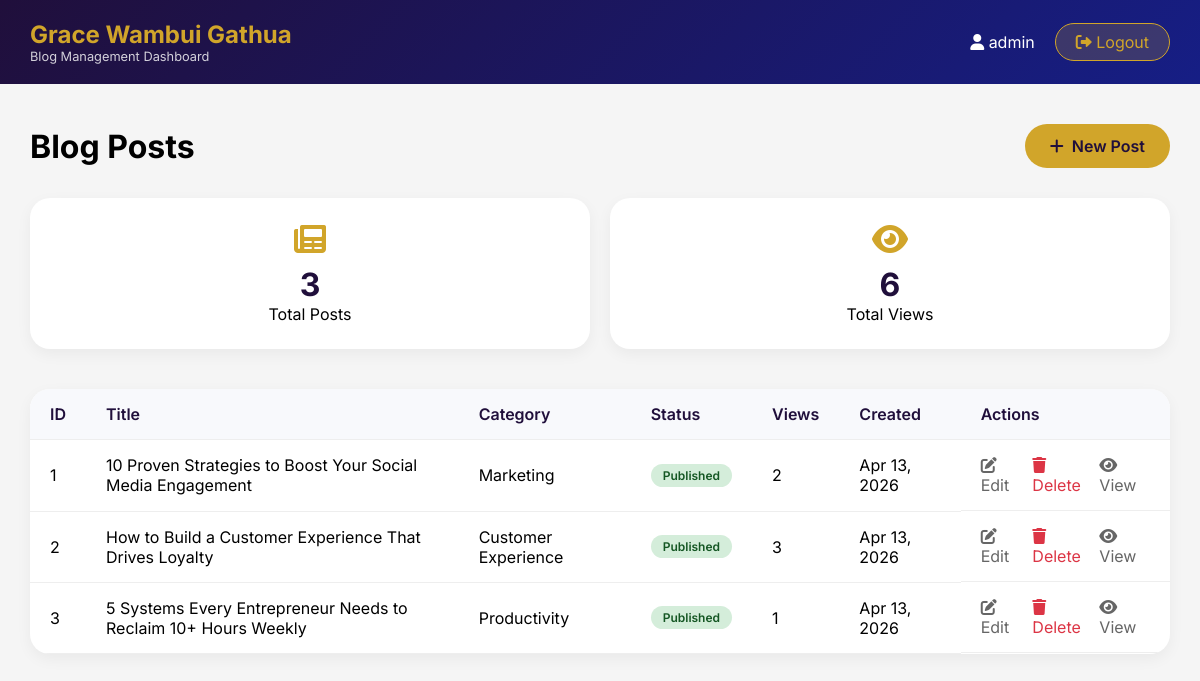
Page /admin/dashboard.php (signed in) on the committed database.
### tables this page shows
CREATE TABLE `blog_posts` (
  `id` int(11) NOT NULL,
  `title` varchar(255) NOT NULL,
  `slug` varchar(255) NOT NULL,
  `category` varchar(50) NOT NULL,
  `content` text NOT NULL,
  `excerpt` varchar(500) DEFAULT NULL,
  `image_url` varchar(255) DEFAULT NULL,
  `author` varchar(100) DEFAULT 'Grace Wambui Gathua',
  `views` int(11) DEFAULT 0,
  `status` enum('draft','published') DEFAULT 'published',
  `created_at` timestamp NOT NULL DEFAULT current_timestamp(),
  `updated_at` timestamp NOT NULL DEFAULT current_timestamp() ON UPDATE current_timestamp()
);

### admin/dashboard.php (the view, shortened to what this page needs)
<?php
require_once '../config/db_config.php';
$posts_query = "SELECT id, title, slug, category, status, views, created_at FROM blog_posts ORDER BY created_at DESC";
$posts_result = $conn->query($posts_query);
?>
<!DOCTYPE html>
<html lang="en">
<head>
    <link rel="stylesheet" href="https://cdnjs.cloudflare.com/ajax/libs/font-awesome/6.0.0-beta3/css/all.min.css">
</head>
<body>
    <header class="admin-header">
        <div class="admin-container">
            <div class="header-content">
                <div class="logo">
                    <h2>Grace Wambui Gathua</h2>
                    <p>Blog Management Dashboard</p>
                </div>
                <div class="user-info">
                    <span><i class="fas fa-user"></i> <?php echo htmlspecialchars($_SESSION['admin_username']); ?></span>
                    <a href="logout.php" class="btn-logout"><i class="fas fa-sign-out-alt"></i> Logout</a>
                </div>
            </div>
        </div>
    </header>
    <main class="main-content">
        <div class="admin-container">
            <div class="action-bar">
                <h1>Blog Posts</h1>
                <a href="new-post.php" class="btn-primary"><i class="fas fa-plus"></i> New Post</a>
            </div>
            <div class="stats-cards">
                <div class="stat-card">
                    <i class="fas fa-newspaper"></i>
                    <div class="number"><?php echo $posts_result->num_rows; ?></div>
                    <p>Total Posts</p>
                </div>
                <div class="stat-card">
                    <i class="fas fa-eye"></i>
                    <div class="number">
                        <?php
                        $views_query = "SELECT SUM(views) as total FROM blog_posts";
                        $views_result = $conn->query($views_query);
                        $views = $views_result->fetch_assoc();
                        echo number_format($views['total'] ?? 0);
                        ?>
                    </div>
                    <p>Total Views</p>
                </div>
            </div>
            <div class="posts-table">
                <table>
                    <thead>
                        <tr>
                            <th>ID</th>
                            <th>Title</th>
                            <th>Category</th>
                            <th>Status</th>
                            <th>Views</th>
                            <th>Created</th>
                            <th>Actions</th>
                        </tr>
                    </thead>
                    <tbody>
                        <?php
                        if ($posts_result && $posts_result->num_rows > 0) {
                            $posts_result->data_seek(0);
                            while ($post = $posts_result->fetch_assoc()):
                        ?>
                        <tr>
                            <td><?php echo $post['id']; ?></td>
                            <td><?php echo htmlspecialchars($post['title']); ?></td>
                            <td><?php echo htmlspecialchars($post['category']); ?></td>
                            <td>
                                <span class="status-badge status-<?php echo $post['status']; ?>">
                                    <?php echo ucfirst($post['status']); ?>
                                </span>
                            </td>
                            <td><?php echo number_format($post['views']); ?></td>
                            <td><?php echo date('M d, Y', strtotime($post['created_at'])); ?></td>
                            <td class="action-buttons">
                                <a href="edit-post.php?id=<?php echo $post['id']; ?>"><i class="fas fa-edit"></i> Edit</a>
                                <a href="dashboard.php?delete=<?php echo $post['id']; ?>" class="delete-btn" onclick="return confirm('Are you sure you want to delete this post?')"><i class="fas fa-trash"></i> Delete</a>
                                <?php if (isset($post['slug']) && !empty($post['slug']) && $post['status'] == 'published'): ?>
                                    <a href="../single-blog.php?slug=<?php echo urlencode($post['slug']); ?>" target="_blank"><i class="fas fa-eye"></i> View</a>
                                <?php else: ?>
                                    <span style="color: #999;"><i class="fas fa-eye-slash"></i> Draft</span>
                                <?php endif; ?>
                            </td>
                        </tr>
                        <?php
                            endwhile;
                        } else {
                            echo '<tr><td colspan="7" style="text-align: center; padding: 40px;">No blog posts yet. <a href="new-post.php">Create your first post</a></td></tr>';
                        }
                        ?>
                    </tbody>
                </table>
            </div>
        </div>
    </main>
</body>
</html>

### admin/dashboard.php (style rules this page uses)
* { margin: 0; padding: 0; box-sizing: border-box; }
body { font-family: 'Inter', sans-serif; background: #f5f5f5; }
.admin-header { background: linear-gradient(135deg, #200F3B 0%, #161E85 100%); color: white; padding: 20px 0; position: sticky; top: 0; z-index: 100; }
.admin-container { max-width: 1400px; margin: 0 auto; padding: 0 30px; }
.header-content { display: flex; justify-content: space-between; align-items: center; }
.logo h2 { color: #D1A52A; }
.logo p { font-size: 0.8rem; opacity: 0.8; }
.user-info { display: flex; align-items: center; gap: 20px; }
.btn-logout { background: rgba(209, 165, 42, 0.2); border: 1px solid #D1A52A; padding: 8px 20px; border-radius: 30px; color: #D1A52A; text-decoration: none; transition: all 0.3s; }
.main-content { padding: 40px 0; }
.action-bar { display: flex; justify-content: space-between; align-items: center; margin-bottom: 30px; flex-wrap: wrap; gap: 15px; }
.btn-primary { background: #D1A52A; color: #200F3B; padding: 12px 25px; border: none; border-radius: 30px; text-decoration: none; font-weight: 600; display: inline-flex; align-items: center; gap: 8px; transition: all 0.3s; }
.stats-cards { display: grid; grid-template-columns: repeat(auto-fit, minmax(200px, 1fr)); gap: 20px; margin-bottom: 40px; }
.stat-card { background: white; padding: 25px; border-radius: 20px; box-shadow: 0 5px 15px rgba(0,0,0,0.05); text-align: center; }
.stat-card i { font-size: 2rem; color: #D1A52A; margin-bottom: 10px; }
.stat-card .number { font-size: 2rem; font-weight: 700; color: #200F3B; }
.posts-table { background: white; border-radius: 20px; overflow: hidden; box-shadow: 0 5px 15px rgba(0,0,0,0.05); }
table { width: 100%; border-collapse: collapse; }
th, td { padding: 15px 20px; text-align: left; border-bottom: 1px solid #eee; }
th { background: #F8F9FC; color: #200F3B; font-weight: 600; }
.status-badge { display: inline-block; padding: 4px 12px; border-radius: 20px; font-size: 0.75rem; font-weight: 600; }
.status-published { background: #d4edda; color: #155724; }
.action-buttons { display: flex; gap: 10px; }
.action-buttons a { color: #666; text-decoration: none; transition: color 0.3s; }
.delete-btn { color: #dc3545 !important; }

### rows in the picture
blog_posts: id "1", title "10 Proven Strategies to Boost Your Social Media Engagement", category "Marketing", status "Published", views "2", created_at "Apr 13, 2026"
blog_posts: id "2", title "How to Build a Customer Experience That Drives Loyalty", category "Customer Experience", status "Published", views "3", created_at "Apr 13, 2026"
blog_posts: id "3", title "5 Systems Every Entrepreneur Needs to Reclaim 10+ Hours Weekly", category "Productivity", status "Published", views "1", created_at "Apr 13, 2026"

### other values in the picture
$_SESSION['admin_username'] "admin"
$posts_result->num_rows "3"
$views['total'] "6"
